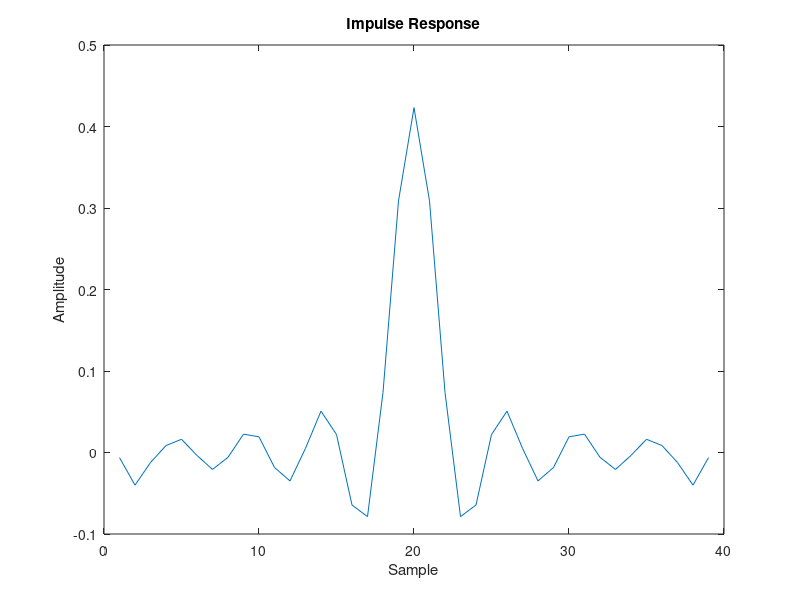
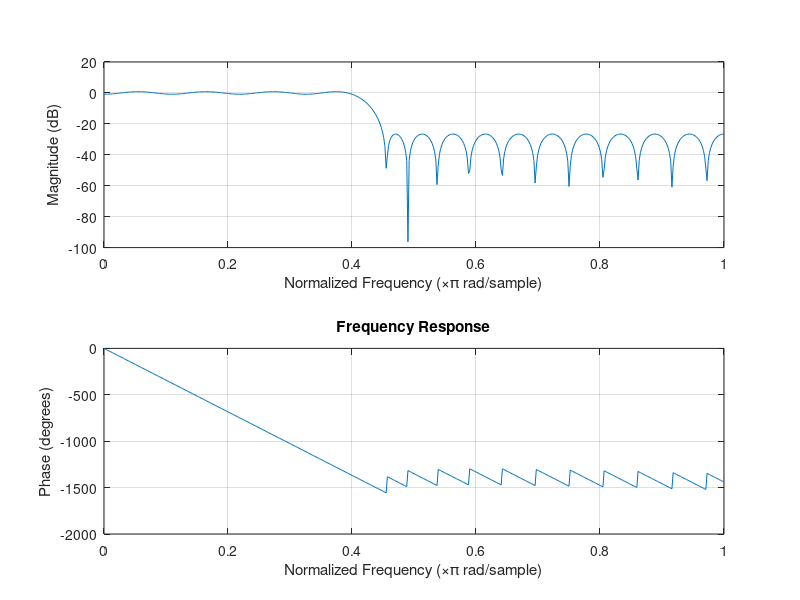
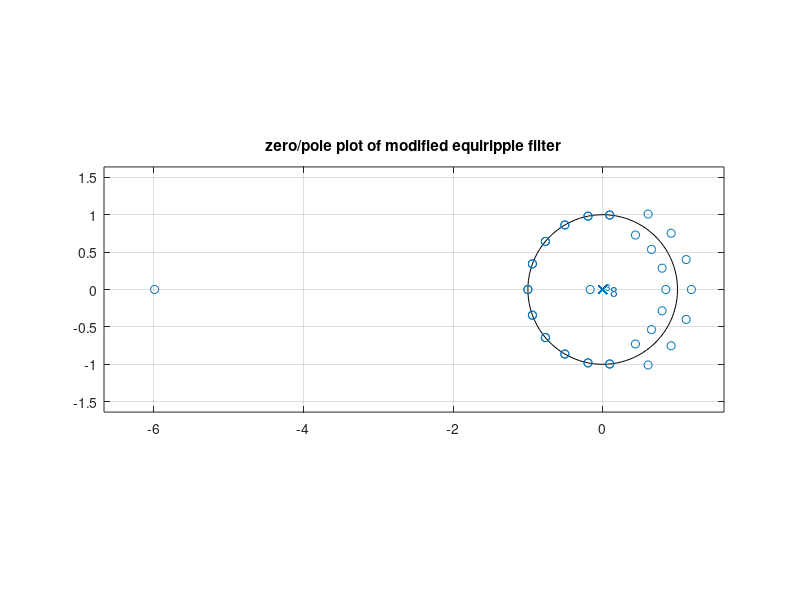
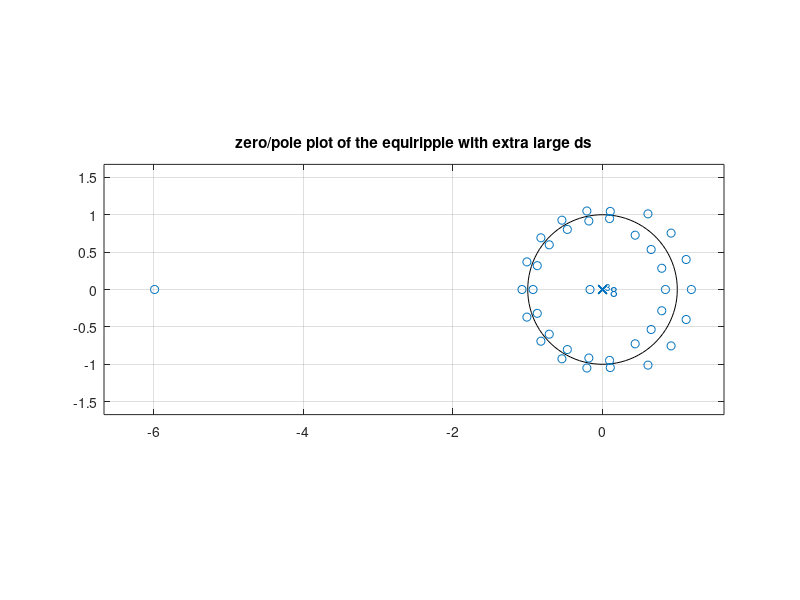

Write the MATLAB code that produced these figures, in order.
%mark_proj1_equiripple
%Filter Characteristics
fpass = 4e3;
fstop = 4.5e3;
ds = 0.05;
dp = 0.1;
fs = 20e3;
A = [1 0];
omega = 0:1/512:1-1/512
[n, f0, a0, w] = firpmord([fpass fstop], A, [dp ds], fs);

%Ensure that the filter is type 1 by making the order even if its odd.
if mod(n, 2) == 1
    n = n + 1;
end

FIRF_equiripple = firpm(n, f0, a0, w);
figure(1)
plot(FIRF_equiripple)
title('Impulse Response')
xlabel('Sample')
ylabel('Amplitude')
figure(2)
freqz(FIRF_equiripple)
title('Frequency Response')


[FeqAm, Feqf] = freqz(FIRF_equiripple);
FeqMag = abs(FeqAm);

fcut_index = 2+round(512*fstop/(fs/2));
ds_new = max(FeqMag(fcut_index:end));

mpf = FIRF_equiripple;
mpf(n/2+1) = mpf(n/2+1)+ds_new;
figure(3)
zplane(mpf)
title('zero/pole plot of modified equiripple filter')

mpfd = FIRF_equiripple;
mpfd(n/2+1) = mpf(n/2+1)+ds_new*1.01;
figure(4)
zplane(mpfd)
title('zero/pole plot of the equiripple with extra large ds')

zeros_d = sort(roots(mpfd));
zeros_IUC = abs(zeros_d) < 1;
zeros = sort(roots(mpf));
zeros_keep = nonzeros(zeros.*zeros_IUC);
mpf = poly(zeros_keep);
mpfFR = freqz(mpf);
m_pass = mpfFR(1:round(512*fpass/(fs/2)));
norm_factor = mean(abs(m_pass));
mpf = mpf/norm_factor;
mpfFR = freqz(mpf);

figure(5)
zplane(mpf);
title('zero/pole plot of the minimum phase filter');
figure(6)
hold on
plot(omega, abs(mpfFR));
plot(omega, FeqMag);
title('Magnitude Response of Equiripple and Minimum Phase Filter');
xlabel('Normalized Frequency (x pi rad/sample)');
ylabel('Magnitude');
legend('Blue - Minimum Phase', 'Orange - Equiripple')
hold off
figure(7)
freqz(mpf);
title('Frequency Response of Minimum Phase Filter');